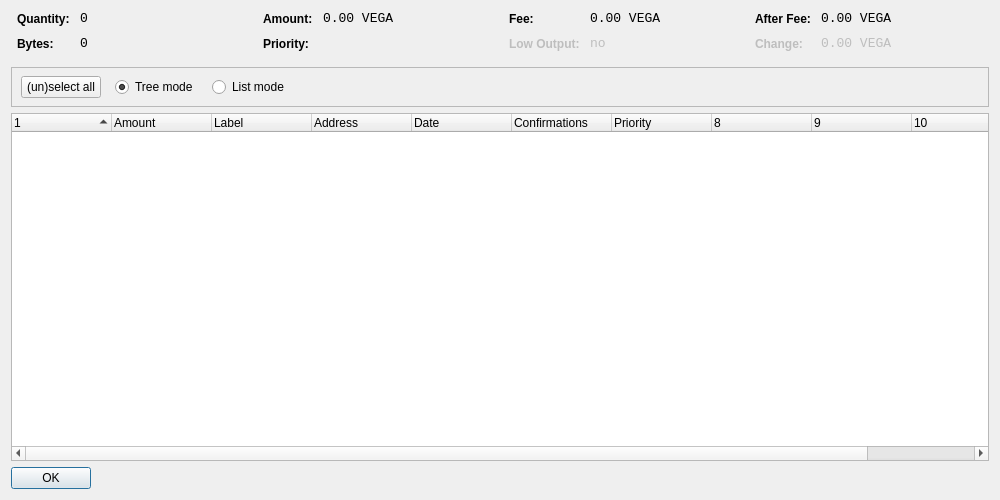
<?xml version="1.0" encoding="UTF-8"?>
<ui version="4.0">
 <class>CoinControlDialog</class>
 <widget class="QDialog" name="CoinControlDialog">
  <property name="geometry">
   <rect>
    <x>0</x>
    <y>0</y>
    <width>1000</width>
    <height>500</height>
   </rect>
  </property>
  <property name="windowTitle">
   <string>Coin Control</string>
  </property>
  <layout class="QVBoxLayout" name="verticalLayout">
   <item>
    <layout class="QHBoxLayout" name="horizontalLayoutTop" stretch="0,0,0,0">
     <property name="topMargin">
      <number>0</number>
     </property>
     <property name="bottomMargin">
      <number>10</number>
     </property>
     <item>
      <layout class="QFormLayout" name="formLayoutCoinControl1">
       <property name="horizontalSpacing">
        <number>10</number>
       </property>
       <property name="verticalSpacing">
        <number>10</number>
       </property>
       <property name="leftMargin">
        <number>6</number>
       </property>
       <property name="rightMargin">
        <number>6</number>
       </property>
       <item row="0" column="0">
        <widget class="QLabel" name="labelCoinControlQuantityText">
         <property name="styleSheet">
          <string notr="true">font-weight:bold;</string>
         </property>
         <property name="text">
          <string>Quantity:</string>
         </property>
        </widget>
       </item>
       <item row="0" column="1">
        <widget class="QLabel" name="labelCoinControlQuantity">
         <property name="font">
          <font>
           <family>Monospace</family>
           <pointsize>10</pointsize>
          </font>
         </property>
         <property name="cursor">
          <cursorShape>IBeamCursor</cursorShape>
         </property>
         <property name="contextMenuPolicy">
          <enum>Qt::ActionsContextMenu</enum>
         </property>
         <property name="text">
          <string notr="true">0</string>
         </property>
         <property name="textInteractionFlags">
          <set>Qt::LinksAccessibleByMouse|Qt::TextSelectableByKeyboard|Qt::TextSelectableByMouse</set>
         </property>
        </widget>
       </item>
       <item row="1" column="0">
        <widget class="QLabel" name="labelCoinControlBytesText">
         <property name="styleSheet">
          <string notr="true">font-weight:bold;</string>
         </property>
         <property name="text">
          <string>Bytes:</string>
         </property>
        </widget>
       </item>
       <item row="1" column="1">
        <widget class="QLabel" name="labelCoinControlBytes">
         <property name="font">
          <font>
           <family>Monospace</family>
           <pointsize>10</pointsize>
          </font>
         </property>
         <property name="cursor">
          <cursorShape>IBeamCursor</cursorShape>
         </property>
         <property name="contextMenuPolicy">
          <enum>Qt::ActionsContextMenu</enum>
         </property>
         <property name="text">
          <string notr="true">0</string>
         </property>
         <property name="textInteractionFlags">
          <set>Qt::LinksAccessibleByMouse|Qt::TextSelectableByKeyboard|Qt::TextSelectableByMouse</set>
         </property>
        </widget>
       </item>
      </layout>
     </item>
     <item>
      <layout class="QFormLayout" name="formLayoutCoinControl2">
       <property name="horizontalSpacing">
        <number>10</number>
       </property>
       <property name="verticalSpacing">
        <number>10</number>
       </property>
       <property name="leftMargin">
        <number>6</number>
       </property>
       <property name="rightMargin">
        <number>6</number>
       </property>
       <item row="0" column="0">
        <widget class="QLabel" name="labelCoinControlAmountText">
         <property name="styleSheet">
          <string notr="true">font-weight:bold;</string>
         </property>
         <property name="text">
          <string>Amount:</string>
         </property>
        </widget>
       </item>
       <item row="0" column="1">
        <widget class="QLabel" name="labelCoinControlAmount">
         <property name="font">
          <font>
           <family>Monospace</family>
           <pointsize>10</pointsize>
          </font>
         </property>
         <property name="cursor">
          <cursorShape>IBeamCursor</cursorShape>
         </property>
         <property name="contextMenuPolicy">
          <enum>Qt::ActionsContextMenu</enum>
         </property>
         <property name="text">
          <string notr="true">0.00 VEGA</string>
         </property>
         <property name="textInteractionFlags">
          <set>Qt::LinksAccessibleByMouse|Qt::TextSelectableByKeyboard|Qt::TextSelectableByMouse</set>
         </property>
        </widget>
       </item>
       <item row="1" column="0">
        <widget class="QLabel" name="labelCoinControlPriorityText">
         <property name="styleSheet">
          <string notr="true">font-weight:bold;</string>
         </property>
         <property name="text">
          <string>Priority:</string>
         </property>
        </widget>
       </item>
       <item row="1" column="1">
        <widget class="QLabel" name="labelCoinControlPriority">
         <property name="font">
          <font>
           <family>Monospace</family>
           <pointsize>10</pointsize>
          </font>
         </property>
         <property name="cursor">
          <cursorShape>IBeamCursor</cursorShape>
         </property>
         <property name="contextMenuPolicy">
          <enum>Qt::ActionsContextMenu</enum>
         </property>
         <property name="text">
          <string/>
         </property>
         <property name="textInteractionFlags">
          <set>Qt::LinksAccessibleByMouse|Qt::TextSelectableByKeyboard|Qt::TextSelectableByMouse</set>
         </property>
        </widget>
       </item>
      </layout>
     </item>
     <item>
      <layout class="QFormLayout" name="formLayoutCoinControl3">
       <property name="horizontalSpacing">
        <number>10</number>
       </property>
       <property name="verticalSpacing">
        <number>10</number>
       </property>
       <property name="leftMargin">
        <number>6</number>
       </property>
       <property name="rightMargin">
        <number>6</number>
       </property>
       <item row="0" column="0">
        <widget class="QLabel" name="labelCoinControlFeeText">
         <property name="styleSheet">
          <string notr="true">font-weight:bold;</string>
         </property>
         <property name="text">
          <string>Fee:</string>
         </property>
        </widget>
       </item>
       <item row="0" column="1">
        <widget class="QLabel" name="labelCoinControlFee">
         <property name="font">
          <font>
           <family>Monospace</family>
           <pointsize>10</pointsize>
          </font>
         </property>
         <property name="cursor">
          <cursorShape>IBeamCursor</cursorShape>
         </property>
         <property name="contextMenuPolicy">
          <enum>Qt::ActionsContextMenu</enum>
         </property>
         <property name="text">
          <string notr="true">0.00 VEGA</string>
         </property>
         <property name="textInteractionFlags">
          <set>Qt::LinksAccessibleByMouse|Qt::TextSelectableByKeyboard|Qt::TextSelectableByMouse</set>
         </property>
        </widget>
       </item>
       <item row="1" column="0">
        <widget class="QLabel" name="labelCoinControlLowOutputText">
         <property name="enabled">
          <bool>false</bool>
         </property>
         <property name="styleSheet">
          <string notr="true">font-weight:bold;</string>
         </property>
         <property name="text">
          <string>Low Output:</string>
         </property>
        </widget>
       </item>
       <item row="1" column="1">
        <widget class="QLabel" name="labelCoinControlLowOutput">
         <property name="enabled">
          <bool>false</bool>
         </property>
         <property name="font">
          <font>
           <family>Monospace</family>
           <pointsize>10</pointsize>
          </font>
         </property>
         <property name="cursor">
          <cursorShape>IBeamCursor</cursorShape>
         </property>
         <property name="contextMenuPolicy">
          <enum>Qt::ActionsContextMenu</enum>
         </property>
         <property name="text">
          <string notr="true">no</string>
         </property>
         <property name="textInteractionFlags">
          <set>Qt::LinksAccessibleByMouse|Qt::TextSelectableByKeyboard|Qt::TextSelectableByMouse</set>
         </property>
        </widget>
       </item>
      </layout>
     </item>
     <item>
      <layout class="QFormLayout" name="formLayoutCoinControl4">
       <property name="horizontalSpacing">
        <number>10</number>
       </property>
       <property name="verticalSpacing">
        <number>10</number>
       </property>
       <property name="leftMargin">
        <number>6</number>
       </property>
       <property name="rightMargin">
        <number>6</number>
       </property>
       <item row="0" column="0">
        <widget class="QLabel" name="labelCoinControlAfterFeeText">
         <property name="styleSheet">
          <string notr="true">font-weight:bold;</string>
         </property>
         <property name="text">
          <string>After Fee:</string>
         </property>
        </widget>
       </item>
       <item row="0" column="1">
        <widget class="QLabel" name="labelCoinControlAfterFee">
         <property name="font">
          <font>
           <family>Monospace</family>
           <pointsize>10</pointsize>
          </font>
         </property>
         <property name="cursor">
          <cursorShape>IBeamCursor</cursorShape>
         </property>
         <property name="contextMenuPolicy">
          <enum>Qt::ActionsContextMenu</enum>
         </property>
         <property name="text">
          <string notr="true">0.00 VEGA</string>
         </property>
         <property name="textInteractionFlags">
          <set>Qt::LinksAccessibleByMouse|Qt::TextSelectableByKeyboard|Qt::TextSelectableByMouse</set>
         </property>
        </widget>
       </item>
       <item row="1" column="0">
        <widget class="QLabel" name="labelCoinControlChangeText">
         <property name="enabled">
          <bool>false</bool>
         </property>
         <property name="styleSheet">
          <string notr="true">font-weight:bold;</string>
         </property>
         <property name="text">
          <string>Change:</string>
         </property>
        </widget>
       </item>
       <item row="1" column="1">
        <widget class="QLabel" name="labelCoinControlChange">
         <property name="enabled">
          <bool>false</bool>
         </property>
         <property name="font">
          <font>
           <family>Monospace</family>
           <pointsize>10</pointsize>
          </font>
         </property>
         <property name="cursor">
          <cursorShape>IBeamCursor</cursorShape>
         </property>
         <property name="contextMenuPolicy">
          <enum>Qt::ActionsContextMenu</enum>
         </property>
         <property name="text">
          <string notr="true">0.00 VEGA</string>
         </property>
         <property name="textInteractionFlags">
          <set>Qt::LinksAccessibleByMouse|Qt::TextSelectableByKeyboard|Qt::TextSelectableByMouse</set>
         </property>
        </widget>
       </item>
      </layout>
     </item>
    </layout>
   </item>
   <item>
    <widget class="QFrame" name="frame">
     <property name="minimumSize">
      <size>
       <width>0</width>
       <height>40</height>
      </size>
     </property>
     <property name="frameShape">
      <enum>QFrame::StyledPanel</enum>
     </property>
     <property name="frameShadow">
      <enum>QFrame::Sunken</enum>
     </property>
     <widget class="QWidget" name="horizontalLayoutWidget">
      <property name="geometry">
       <rect>
        <x>10</x>
        <y>0</y>
        <width>781</width>
        <height>41</height>
       </rect>
      </property>
      <layout class="QHBoxLayout" name="horizontalLayoutPanel" stretch="0,0,0,0,0">
       <property name="spacing">
        <number>14</number>
       </property>
       <item>
        <widget class="QPushButton" name="pushButtonSelectAll">
         <property name="sizePolicy">
          <sizepolicy hsizetype="Maximum" vsizetype="Fixed">
           <horstretch>0</horstretch>
           <verstretch>0</verstretch>
          </sizepolicy>
         </property>
         <property name="text">
          <string>(un)select all</string>
         </property>
        </widget>
       </item>
       <item>
        <widget class="QRadioButton" name="radioTreeMode">
         <property name="sizePolicy">
          <sizepolicy hsizetype="Maximum" vsizetype="Fixed">
           <horstretch>0</horstretch>
           <verstretch>0</verstretch>
          </sizepolicy>
         </property>
         <property name="text">
          <string>Tree mode</string>
         </property>
         <property name="checked">
          <bool>true</bool>
         </property>
        </widget>
       </item>
       <item>
        <widget class="QRadioButton" name="radioListMode">
         <property name="sizePolicy">
          <sizepolicy hsizetype="Maximum" vsizetype="Fixed">
           <horstretch>0</horstretch>
           <verstretch>0</verstretch>
          </sizepolicy>
         </property>
         <property name="text">
          <string>List mode</string>
         </property>
        </widget>
       </item>
       <item>
        <spacer name="horizontalSpacer">
         <property name="orientation">
          <enum>Qt::Horizontal</enum>
         </property>
         <property name="sizeHint" stdset="0">
          <size>
           <width>40</width>
           <height>20</height>
          </size>
         </property>
        </spacer>
       </item>
      </layout>
     </widget>
    </widget>
   </item>
   <item>
    <widget class="CoinControlTreeWidget" name="treeWidget">
     <property name="contextMenuPolicy">
      <enum>Qt::CustomContextMenu</enum>
     </property>
     <property name="sortingEnabled">
      <bool>false</bool>
     </property>
     <property name="columnCount">
      <number>11</number>
     </property>
     <attribute name="headerShowSortIndicator" stdset="0">
      <bool>true</bool>
     </attribute>
     <attribute name="headerStretchLastSection">
      <bool>false</bool>
     </attribute>
     <column>
      <property name="text">
       <string/>
      </property>
     </column>
     <column>
      <property name="text">
       <string>Amount</string>
      </property>
     </column>
     <column>
      <property name="text">
       <string>Label</string>
      </property>
     </column>
     <column>
      <property name="text">
       <string>Address</string>
      </property>
     </column>
     <column>
      <property name="text">
       <string>Date</string>
      </property>
     </column>
     <column>
      <property name="text">
       <string>Confirmations</string>
      </property>
      <property name="toolTip">
       <string>Confirmed</string>
      </property>
     </column>
     <column>
      <property name="text">
       <string>Priority</string>
      </property>
     </column>
     <column>
      <property name="text">
       <string/>
      </property>
     </column>
     <column>
      <property name="text">
       <string/>
      </property>
     </column>
     <column>
      <property name="text">
       <string/>
      </property>
     </column>
     <column>
      <property name="text">
       <string/>
      </property>
     </column>
    </widget>
   </item>
   <item>
    <widget class="QDialogButtonBox" name="buttonBox">
     <property name="sizePolicy">
      <sizepolicy hsizetype="Maximum" vsizetype="Fixed">
       <horstretch>0</horstretch>
       <verstretch>0</verstretch>
      </sizepolicy>
     </property>
     <property name="orientation">
      <enum>Qt::Horizontal</enum>
     </property>
     <property name="standardButtons">
      <set>QDialogButtonBox::Ok</set>
     </property>
    </widget>
   </item>
  </layout>
 </widget>
 <customwidgets>
  <customwidget>
   <class>CoinControlTreeWidget</class>
   <extends>QTreeWidget</extends>
   <header>coincontroltreewidget.h</header>
  </customwidget>
 </customwidgets>
 <resources/>
 <connections/>
</ui>
